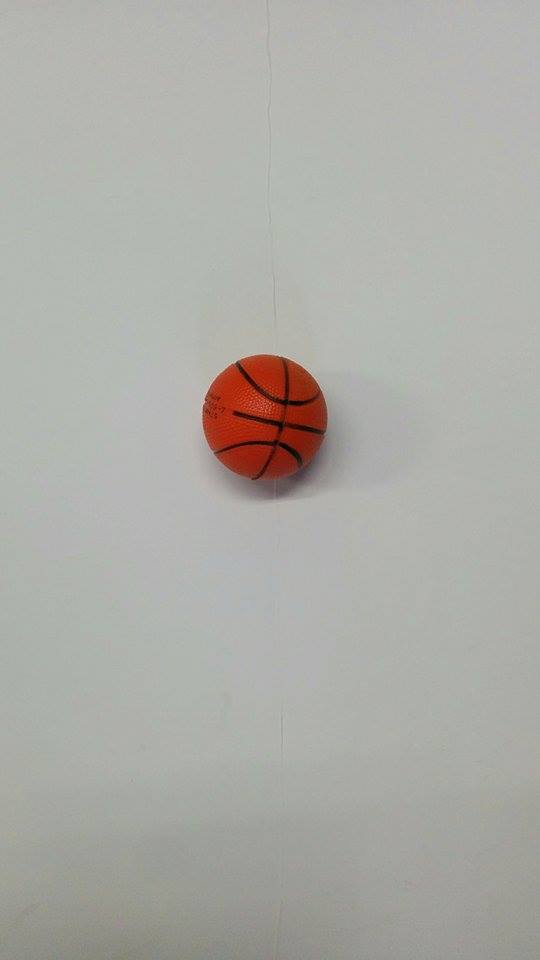
%> input picture Test Code/white.jpg, 540 x 960 px
$ octave test.m   (GNU Octave 9; MATLAB toolbox functions it lacks are replaced by stand-ins)
%> lines starting %> are read from the running program, lines starting %| are printed output that depends on the picture
### Test Code/lucasKanade.m
function[p, testSection] = lucasKanade(wholeImage, template, p)

%initialTrans = initialTrans - templateX/3 ;
scale = 1 ;
flag = 1 ;
global first_run;
global WP_jacobian_x;
global WP_jacobian_y;
no_of_iterations = 1;

wholeImage = rgb2gray(wholeImage);

%Convert the template for grayscale for the first time only as succesive
%iterations will take the gray scaled template itself
if(first_run == 1)
template = rgb2gray(template);
end

templateX=size(template,2);
templateY=size(template,1);

%Loading the image
%wholeImage=imread('white.jpg');


while( flag == 1 && no_of_iterations <= 10)

    %Step1 - Warping the image
    testSection=warp_image(wholeImage,p,template);
    %imshow(testSection);

    %Step2 - Computing the error
    %diffIm=im2double(testSection-template);
    if (size(testSection,1) == size(template,1) && ...
            size(testSection,2) == size(template,2))
    diffIm2= template - testSection;
    else
       disp('Warning, size of template and warped image not equal aborting operation');
       break;
    end
    %figure;
    %imshow(diffIm2) ;

    %Step3a - X and Y Gradient of the image
    [wholeGx, wholeGy]=imgradientxy(wholeImage,'IntermediateDifference');

    %Step3b - Warping the Gradients
    warpedGx=warp_image(wholeGx,p,template);
    warpedGy=warp_image(wholeGy,p,template);
    %figure ;
    %imshowpair(warpedGx,warpedGy,'montage')

    %Step4 - Evaluating the Jacobian
    %Note that this is evaluated for Translation(x,y) and scale only
    if (first_run == 1)
    for pix=1:templateY
        y_mat(pix,:) = (0:templateX-1)/(templateX-1) ;
    end
    for pix=1:templateX
        x_mat(:,pix) = (0:templateY-1)/(templateY-1) ;
    end
    WP_jacobian_x = [ ones(templateY,templateX) , zeros(templateY,templateX) , y_mat] ;
    WP_jacobian_y = [ zeros(templateY,templateX) , ones(templateY,templateX) , x_mat] ;

    WP_jacobian_x = reshape(WP_jacobian_x,templateY,templateX,3);
    WP_jacobian_y = reshape(WP_jacobian_y,templateY,templateX,3);
    first_run = 0;
    end

    %figure
    %imshow(WP_jacobian)

    %Step5 - Computing Steepest Descent images
    sd_image = steep_descent(warpedGx,warpedGy,WP_jacobian_x,WP_jacobian_y,template);
    %figure
    %imshow(sd_image)

    %Step6 - Compute Hessian Matrix
    H = Hessian(sd_image) ;
    %figure;
    %imshow(H)

    %Step7 - Compute Steepest Descent Parameter Updates
    sd_p = sd_param(sd_image,diffIm2) ;

    %Step8 - Computing change in parameters
    delta_p = H\sd_p;

    if(abs(delta_p(1)) > 40 || abs(delta_p(2)) > 40 )
        flag = 0;
        warning('Step size of over 40 Pixels, Something is wrong');
    end

    if(abs(delta_p(1)) < 0.3 && abs(delta_p(2)) < 0.3 )
        flag = 0 ;
    else
    %Update the x and y offset values only of warp parameters
        p(1,3) = p(1,3)+delta_p(1);
        p(2,3) = p(2,3)+delta_p(2);
    end
    no_of_iterations = no_of_iterations + 1;
end

### Test Code/warp_image.m
function warped_image = warp_image(image,warp_param,template)
templateX=size(template,2);
templateY=size(template,1);

%Defining test section
scale=warp_param(1,1) ;
cropX=templateX*scale ;
cropY=templateY*scale ;
warped_image=imcrop(image,[warp_param(1,3)-(templateX/2) warp_param(2,3)-(templateY/2) ...
    cropX-1 cropY-1]); %-1 to crop
%imshow(testSection);
end

### Test Code/test.m
clear all;
close all;
clc;

global first_run;
first_run = 1;

I = imread('white.jpg');
%> I is the input picture: size 960x540x3 uint8; mean R, G, B 172.9, 172.3, 167
T = imread('ball2.jpg');
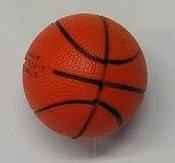
%> input picture Test Code/ball2.jpg, 175 x 163 px
%> T is the input picture: size 163x175x3 uint8; mean R, G, B 154.1, 110.3, 100

I = im2double(I);
%> I: size 960x540x3 double
T = im2double(T);
%> T: size 163x175x3 double

p = [0 0 258 ; 0 0 412];

[new_p , t] = lucasKanade(I,T,p);
%> in lucasKanade, `wholeImage = rgb2gray(wholeImage);`:
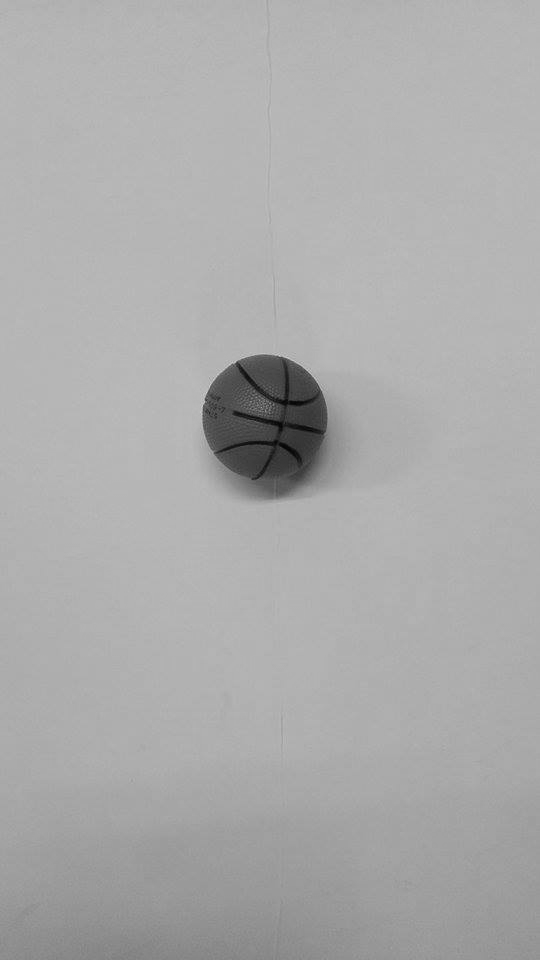
%> wholeImage: size 960x540 double; min 0.0176, max 0.855, mean 0.674
%> in lucasKanade, `template = rgb2gray(template);`:
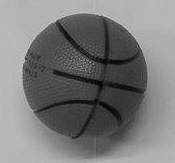
%> template: size 163x175 double; min 0.0211, max 0.879, mean 0.479
%> after the loop in lucasKanade, `while( flag == 1 && no_of_iterations <= 10)`: first_run = 1; p = [0 0 258; 0 0 412]
%> new_p = [0 0 258; 0 0 412]; t = []

new_p
%> new_p = [0 0 258; 0 0 412]
figure;
imshow(I);
hold on;
plot(p(1,3),p(2,3),'.','Color','g');
plot(new_p(1,3),p(2,3),'.','Color','b');
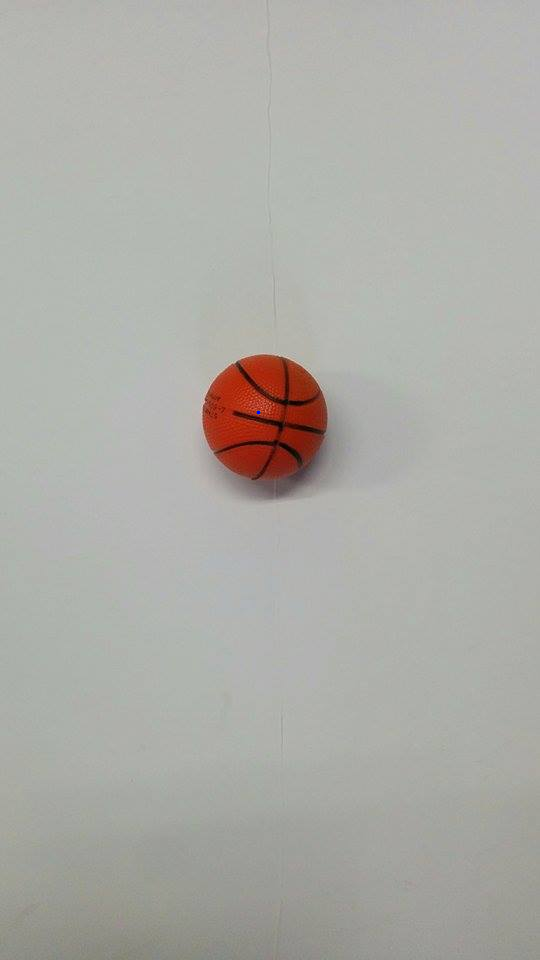
%> figure redrawn from the program's plot data
hold off
figure;
imshow(T);

T1 = imcrop(I,[p(1,3)-(size(T,1)/2) p(2,3)-(size(T,2)/2) ...
    size(T,1)-1 size(T,1)-1]);
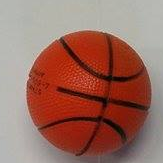
%> T1: size 163x163x3 double; mean R, G, B 0.609, 0.427, 0.382

figure;
imshow(T1);

T2 = imcrop(I,[new_p(1,3)-(size(T,1)/2) new_p(2,3)-(size(T,2)/2) ...
    size(T,1)-1 size(T,1)-1]);
figure;
imshow(T2);
